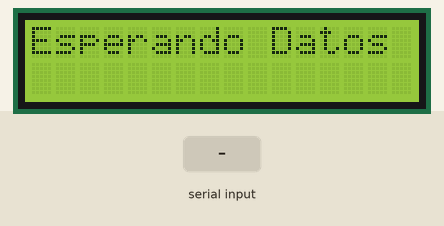
This sketch was run on a simulated Arduino Uno, built with avr-gcc and run on an emulated ATmega328P. Shown: 16×2 character LCD. The test bench sets the inputs (shaded band).

Above: at 1.2 s.
1.3 s: "1\n" received over Serial
At 2.1 s:
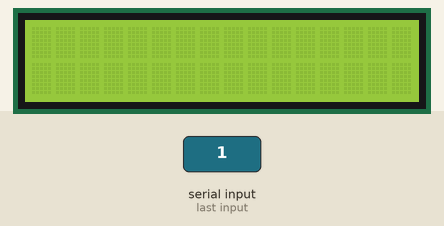
At 3.3 s:
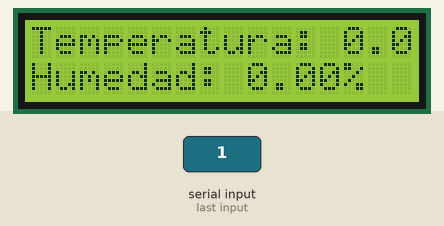
Timing chart, 0 to 4.8 s (numbered marks = the images above; inputs shaded):
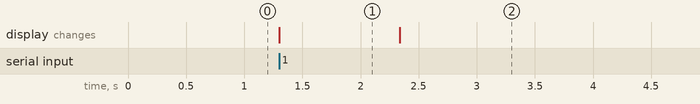

Measured:
- after the input at 1.3 s, the display: changes at once (image 1)
- what the display in image 1 shows lasts 1.0 s, from 1.3 s to 2.3 s

The sketch:

CODIGO_DE_ARDUINO_PARA_PANTALLA_LCD.ino
```cpp
#include <Wire.h>
#include <LiquidCrystal_I2C.h>
#include <ArduinoJson.h>

LiquidCrystal_I2C lcd(0x27, 16, 2);  // Dirección I2C del LCD y tamaño (16x2)

void setup() {
  lcd.begin(16, 2);  // Iniciar el LCD con 16 columnas y 2 filas
  lcd.backlight();  // Encender el backlight del LCD
  Serial.begin(9600);  // Iniciar comunicación serial a 9600 baudios
  lcd.print("Esperando Datos");  // Imprimir mensaje inicial
}

void loop() {
  if (Serial.available() > 0) {
    // Limpiar pantalla al recibir un mensaje
    lcd.clear();

    String message = Serial.readString();

    // Decodificar el mensaje ASCII
    String decoded_message = asciiToString(message);

    // Aplicar el código para eliminar caracteres de inicio y fin, y reemplazar caracteres escapados
    decoded_message = decoded_message.substring(1, decoded_message.length() - 1); // Eliminar los caracteres de inicio y fin
    decoded_message.replace("\\\"", "\""); // Reemplazar \" con "
    decoded_message.replace("\\\\", "\\"); // Reemplazar \\ con \

    // Convertir el mensaje a un objeto JSON
    StaticJsonDocument<64> doc;
    deserializeJson(doc, decoded_message);

    // Leer los valores de temperatura y humedad del objeto JSON
    float temperature = doc["temperatura"];
    float humidity = doc["humedad"];

    // Mostrar los valores en la pantalla LCD
    lcd.setCursor(0, 0);
    lcd.print("Temperatura: ");
    lcd.print(temperature);
    lcd.print("C");
    lcd.setCursor(0, 1);
    lcd.print("Humedad: ");
    lcd.print(humidity);
    lcd.print("%");
  }
}

String asciiToString(String ascii) {
  String str;
  for (int i = 0; i < ascii.length(); i++) {
    if (ascii.charAt(i) != '\n' && ascii.charAt(i) != '\r') {
      str += ascii.charAt(i);
    }
  }
  return str;
}
```
